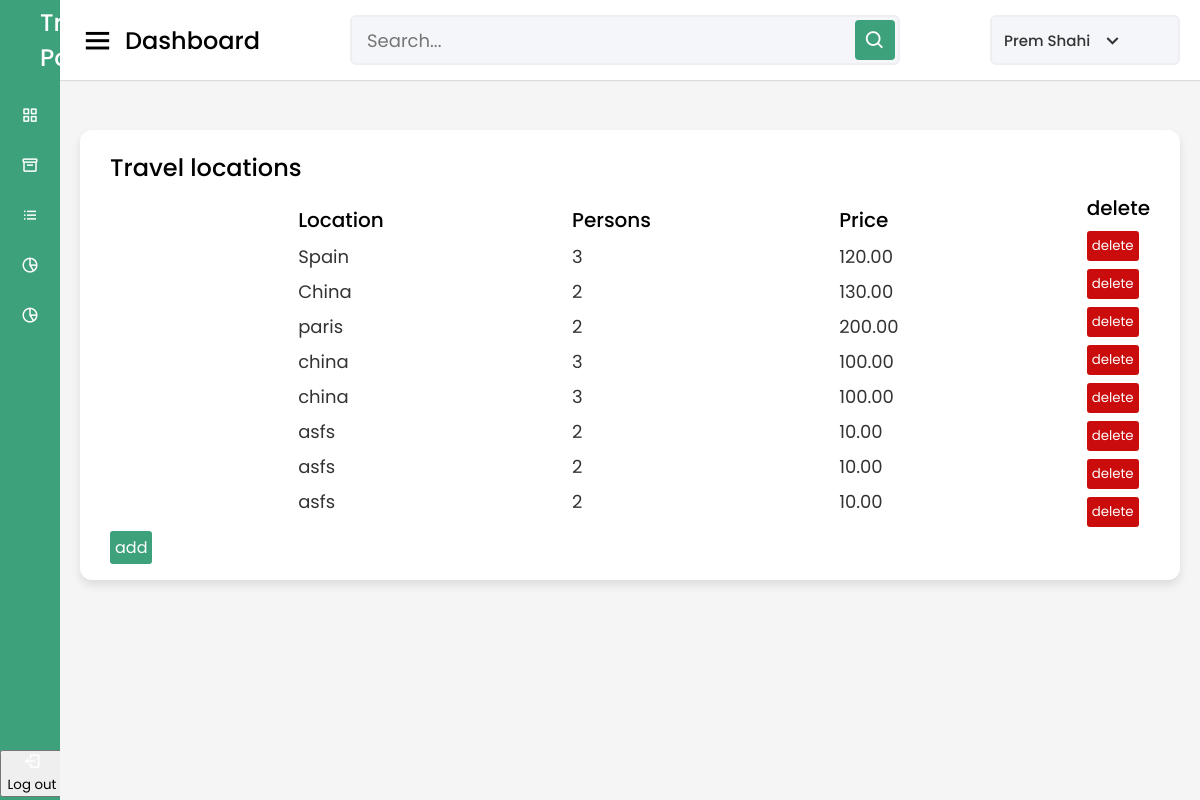
The page /adminpanel-locations.php on the database as committed earlier.
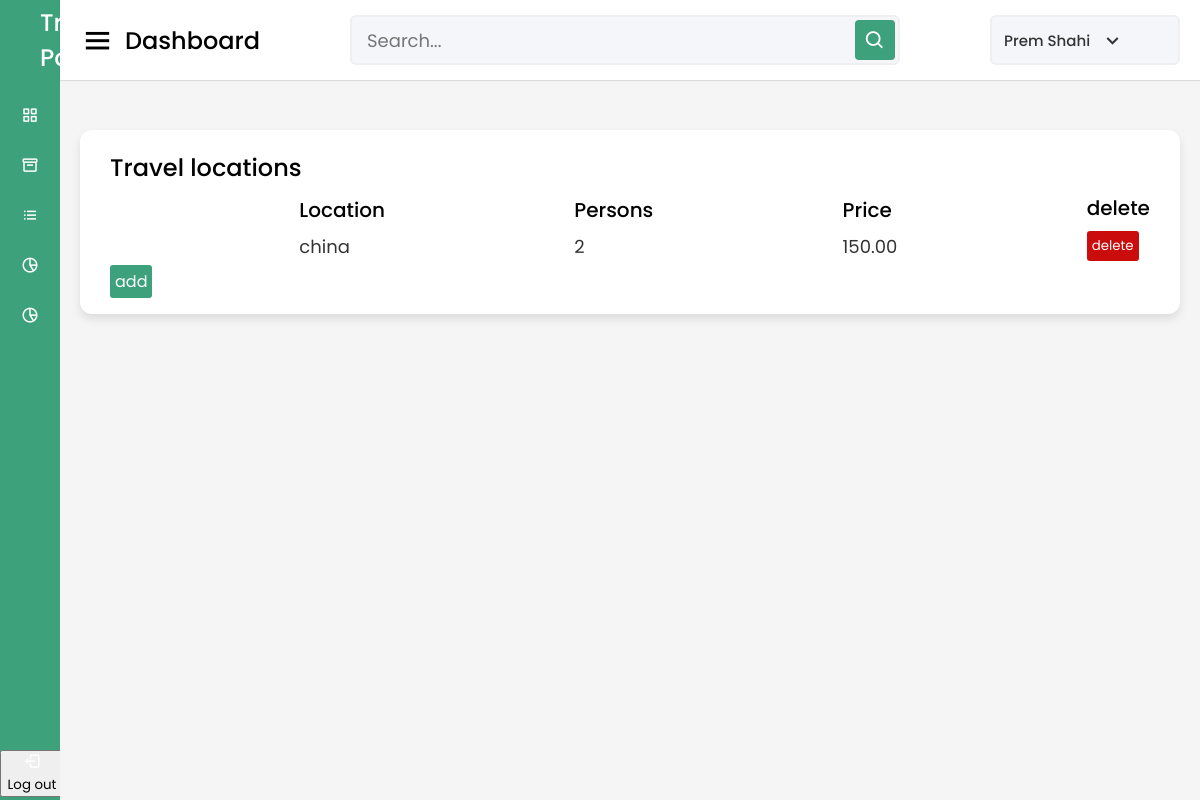
The same page on the database as committed later.
### tables this page shows
CREATE TABLE `flights` (
  `flights_id` int(11) NOT NULL,
  `description` text NOT NULL,
  `price` decimal(8,2) NOT NULL,
  `startDate` date NOT NULL,
  `endDate` date NOT NULL,
  `persons` int(10) DEFAULT NULL,
  `destination` varchar(30) DEFAULT NULL,
  `image` varchar(255) DEFAULT NULL
);

### adminpanel-locations.php (the view, shortened to what this page needs)
<!DOCTYPE html>
<html lang="en" dir="ltr">
  <head>
    <link href='https://unpkg.com/boxicons@2.0.7/css/boxicons.min.css' rel='stylesheet'>
     <link rel="stylesheet" href="css/adminPanel-locations.css" />
   </head>
<body>
  <?php include_once "includes/connect.php"; ?>
  <div class="sidebar">
    <div class="logo-details">
      <span class="logo_name">Travel Point</span>
    </div>
      <ul class="nav-links">
        <li>
          <a href="adminpanel.php" class="active">
            <i class='bx bx-grid-alt' ></i>
            <span class="links_name">Dashboard</span>
          </a>
        </li>
        <li>
          <a href="adminpanel-locations.php">
            <i class='bx bx-box' ></i>
            <span class="links_name">locations</span>
          </a>
        </li>
        <li>
        <a href="adminpanel-userAccounts.php">
            <i class='bx bx-list-ul' ></i>
            <span class="links_name">user accounts</span>
          </a>
        </li>
        <li>
          <a href="adminpanel-bookedTravels.php">
            <i class='bx bx-pie-chart-alt-2' ></i>
            <span class="links_name">Bookings</span>
          </a>
        </li>
        <li>
          <a href="adminpanel-contact.php">
            <i class='bx bx-pie-chart-alt-2' ></i>
            <span class="links_name">Contact</span>
          </a>
        </li>
        <li class="log_out">
          <form action="adminpanel.php" method="post">
          <button name="logout">
            <i class='bx bx-log-out'></i>
            <span class="links_name">Log out</span>
          </button>
        </form>
        </li>
      </ul>
  </div>
  <section class="home-section">
    <nav>
      <div class="sidebar-button">
        <i class='bx bx-menu sidebarBtn'></i>
        <span class="dashboard">Dashboard</span>
      </div>
      <div class="search-box">
        <input type="text" placeholder="Search...">
        <i class='bx bx-search' ></i>
      </div>
      <div class="profile-details">
        <span class="admin_name">Prem Shahi</span>
        <i class='bx bx-chevron-down' ></i>
      </div>
    </nav>
    <div class="home-content">
      <div class="sales-boxes">
        <div class="recent-sales box">
          <div class="title">Travel locations</div>
          <div class="sales-details">
            <ul class="details">
            <li class="topic">Location</li>
            <?php
            $sql = "SELECT * FROM flights";
            $stmt = $connect->prepare($sql);
            $stmt->execute();
            $result = $stmt->fetchAll();
            foreach($result as $item){?>
            <li><a href="adminpanel-edit-flights.php?flights_id=<?php echo $item['flights_id'] ?>"><?php echo $item['destination']; ?></a></li>
            <?php } ?>
          </ul>
          <ul class="details">
            <li class="topic">Persons</li>
            <?php foreach($result as $item){ ?>
            <li><a href="adminpanel-edit-flights.php?flights_id=<?php echo $item['flights_id'] ?>"><?php echo $item['persons'] ?></a></li>
            <?php } ?>
          </ul>
          <ul class="details">
            <li class="topic">Price</li>
            <?php foreach($result as $item){ ?>
            <li><a href="adminpanel-edit-flights.php?flights_id=<?php echo $item['flights_id'] ?>"><?php echo $item['price'] ?></a></li>
            <?php } ?>
          </ul>
          <ul>
            <li class="topic">delete</li>
            <form action="#" method="post">
            <?php foreach($result as $item){?>
            <li><button class="delete" name="delete">delete</button></li>
            <?php }
            ?>
            </form>
          </ul>
          </div>
          <a class="add" href="adminpanel-add-flights.php">add</a>
        </div>
    </div>
  </section>
</body>
</html>

### css/adminPanel-locations.css (style rules this page uses)
* { margin: 0; padding: 0; box-sizing: border-box; font-family: "Poppins", sans-serif; }
.sidebar { position: fixed; height: 100%; width: 240px; background: #3da17b; transition: all 0.5s ease; }
.sidebar .logo-details { height: 80px; display: flex; align-items: center; }
.sidebar .logo-details .logo_name { color: #fff; font-size: 24px; font-weight: 500; margin-left: 40px; }
.sidebar .nav-links { margin-top: 10px; }
.sidebar .nav-links li { position: relative; list-style: none; height: 50px; }
.sidebar .nav-links li a { height: 100%; width: 100%; display: flex; align-items: center; text-decoration: none; transition: all 0.4s ease; }
.sidebar .nav-links li a.active { background: #3da17b; }
.sidebar .nav-links li i { min-width: 60px; text-align: center; font-size: 18px; color: #fff; }
.sidebar .nav-links li a .links_name { color: #fff; font-size: 15px; font-weight: 400; white-space: nowrap; }
.sidebar .nav-links .log_out { position: absolute; bottom: 0; width: 100%; }
.home-section { position: relative; background: #f5f5f5; min-height: 100vh; width: calc(100% - 240px); left: 240px; transition: all 0.5s ease; }
.home-section nav { display: flex; justify-content: space-between; height: 80px; background: #fff; display: flex; align-items: center; position: fixed; width: calc(100% - 240px); left: 240px; z-index: 100; padding: 0 20px; box-shadow: 0 1px 1px rgba(0, 0, 0, 0.1); transition: all 0.5s ease; }
.home-section nav .sidebar-button { display: flex; align-items: center; font-size: 24px; font-weight: 500; }
nav .sidebar-button i { font-size: 35px; margin-right: 10px; }
.home-section nav .search-box { position: relative; height: 50px; max-width: 550px; width: 100%; margin: 0 20px; }
nav .search-box input { height: 100%; width: 100%; outline: none; background: #f5f6fa; border: 2px solid #efeef1; border-radius: 6px; font-size: 18px; padding: 0 15px; }
nav .search-box .bx-search { position: absolute; height: 40px; width: 40px; background: #3da17b; right: 5px; top: 50%; transform: translateY(-50%); border-radius: 4px; line-height: 40px; text-align: center; color: #fff; font-size: 22px; transition: all 0.4 ease; }
.home-section nav .profile-details { display: flex; align-items: center; background: #f5f6fa; border: 2px solid #efeef1; border-radius: 6px; height: 50px; min-width: 190px; padding: 0 15px 0 2px; }
nav .profile-details .admin_name { font-size: 15px; font-weight: 500; color: #333; margin: 0 10px; white-space: nowrap; }
nav .profile-details i { font-size: 25px; color: #333; }
.home-section .home-content { position: relative; padding-top: 104px; }
.home-content .sales-boxes { display: flex; justify-content: space-between; }
.home-content .sales-boxes .recent-sales { width: 100%; background: #fff; padding: 20px 30px; margin: 0 20px; border-radius: 12px; box-shadow: 0 5px 10px rgba(0, 0, 0, 0.1); }
.home-content .sales-boxes .sales-details { display: flex; align-items: center; justify-content: space-between; }
.sales-boxes .box .title { font-size: 24px; font-weight: 500; }
.sales-boxes .sales-details li.topic { font-size: 20px; font-weight: 500; }
.sales-boxes .sales-details li { list-style: none; margin: 8px 0; }
.sales-boxes .sales-details li a { font-size: 18px; color: #333; font-size: 400; text-decoration: none; }
@media (max-width: 1240px) { .sidebar { width: 60px; } }
@media (max-width: 1240px) { .home-section { width: calc(100% - 60px); left: 60px; } }
@media (max-width: 1240px) { .home-section nav { width: calc(100% - 60px); left: 60px; } }
.add { color: white; text-decoration: none; width: 20px; height: 50px; background: #3da17b; padding: 5px; border-radius: 3px; }
.delete { background-color: rgb(202, 12, 12); color: white; border: none; padding: 5px; border-radius: 3px; }

Rows that differ between the two databases and show on the page:
removed flights: destination "Spain", persons "3", price "120.00"
removed flights: destination "China", persons "2", price "130.00"
removed flights: destination "paris", persons "2", price "200.00"
removed flights: destination "china", persons "3", price "100.00"
removed flights: destination "china", persons "3", price "100.00"
removed flights: destination "asfs", persons "2", price "10.00"
removed flights: destination "asfs", persons "2", price "10.00"
removed flights: destination "asfs", persons "2", price "10.00"
added flights: destination "china", persons "2", price "150.00"
